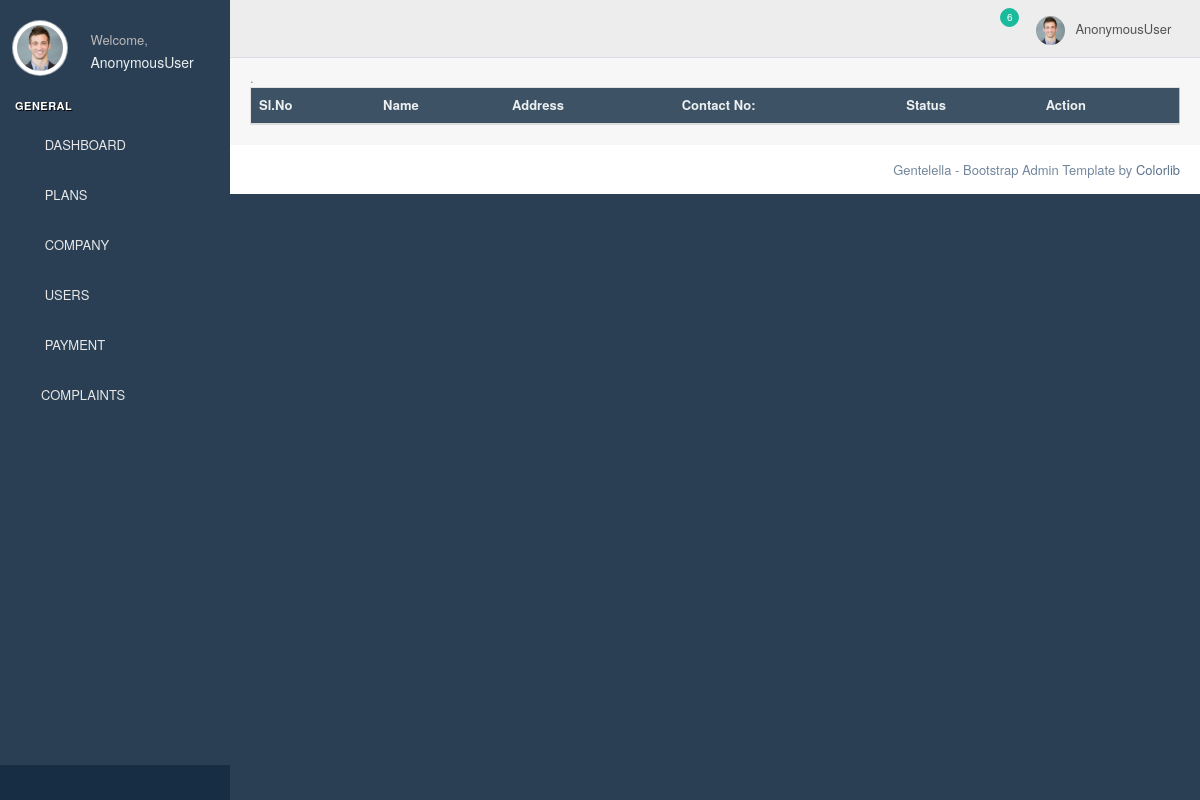
The app's page /view_users, older data.
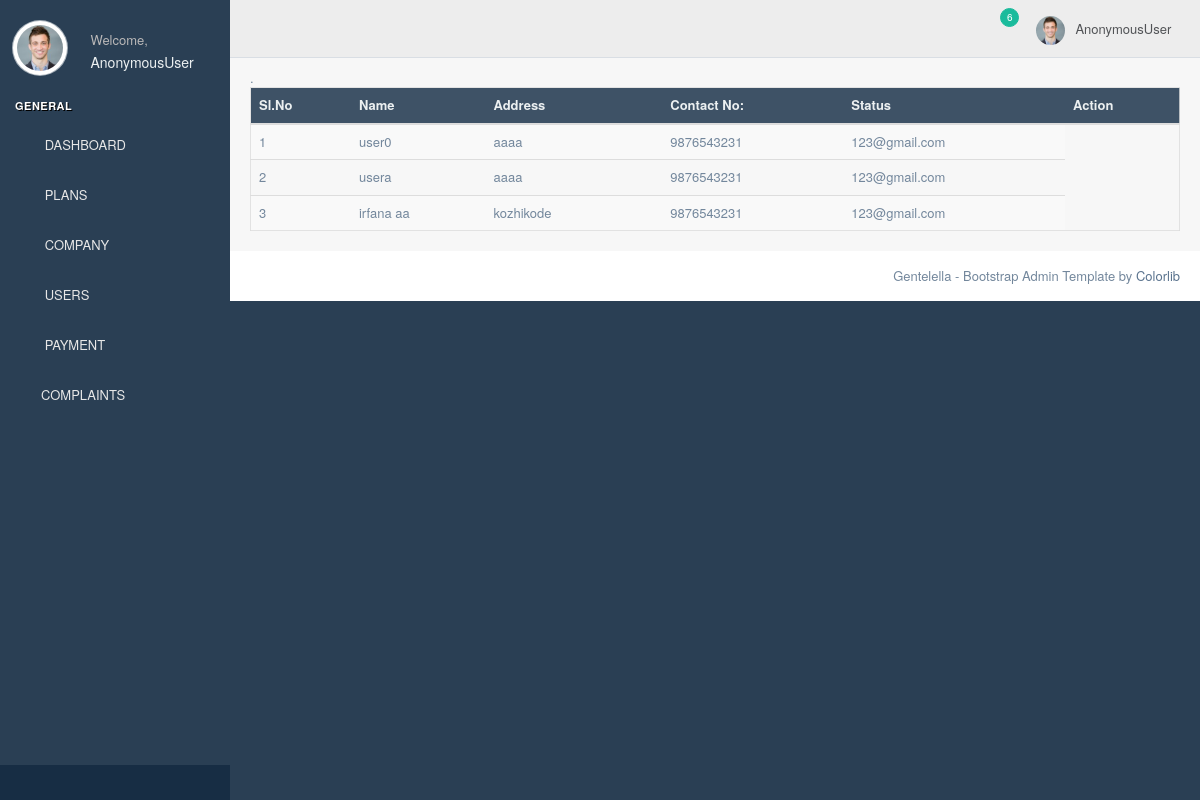
The same page, newer data.
### homeapp/models.py (models this page shows)
class users(models.Model):
    user=models.OneToOneField(Login,on_delete=models.CASCADE,related_name='users')
    name=models.CharField(max_length=100)
    contact_no = models.CharField(max_length=100)
    email = models.EmailField()
    address = models.TextField(max_length=200)
    def __str__(self):
        return self.name

### homeapp/adminviews.py (the view)
# urls.py: path('view_users',adminviews.view_users,name='view_users'),
def view_users(request):
    print("hello")
    n = users.objects.all()
    print(n)
    return render(request,'admintemp/viewusers.html', {'n':n})

### templates/admintemp/viewusers.html (shortened to what this page needs)
{% extends 'admintemp/ahome.html' %}
{% block content %}
.
<div class="table-responsive">
    <table class="table table-striped jambo_table bulk_action">
                        <thead>
                          <tr class="headings">
                            <th class="column-title">Sl.No </th>
                            <th class="column-title">Name </th>
                            <th class="column-title">Address </th>
                            <th class="column-title">Contact No: </th>
                            <th class="column-title">Status </th>
                            <th class="column-title no-link last"><span class="nobr">Action</span>
                            </th>
                          </tr>
                        </thead>
                        <tbody>
                        {% for i in n %}
                          <tr class="even pointer">
                            <td class=" ">{{forloop.counter}}</td>
                            <td class=" ">{{i.name}}</td>
                            <td class=" ">{{i.address}} <i class="success fa fa-long-arrow-up"></i></td>
                            <td class=" ">{{i.contact_no}}</td>
                            <td class=" ">{{i.email}}</td>
                          </tr>
                        {% endfor %}
                        </tbody>
                      </table>
                    </div>
{% endblock %}

### templates/admintemp/ahome.html (shortened to what this page needs)
<!DOCTYPE html>
{% load static %}
<html lang="en">
  <head>
    <link href=" {% static 'vendors/bootstrap/dist/css/bootstrap.min.css' %} " rel="stylesheet">
    <link href=" {% static 'vendors/font-awesome/css/font-awesome.min.css' %} " rel="stylesheet">
    <link href=" {% static 'vendors/nprogress/nprogress.css' %} " rel="stylesheet">
    <link href=" {% static 'vendors/iCheck/skins/flat/green.css' %} " rel="stylesheet">
    <link href=" {% static 'vendors/bootstrap-progressbar/css/bootstrap-progressbar-3.3.4.min.css' %} " rel="stylesheet">
    <link href=" {% static 'vendors/jqvmap/dist/jqvmap.min.css' %} " rel="stylesheet"/>
    <link href=" {% static 'vendors/bootstrap-daterangepicker/daterangepicker.css' %} " rel="stylesheet">
    <link href=" {% static 'build/css/custom.min.css' %} " rel="stylesheet">
  </head>
  <body class="nav-md">
    <div class="container body">
      <div class="main_container">
        <div class="col-md-3 left_col">
          <div class="left_col scroll-view">
            <div class="profile clearfix">
              <div class="profile_pic">
                <img src=" {% static 'dash_static/images/img.jpg' %} " alt="..." class="img-circle profile_img">
              </div>
              <div class="profile_info">
                <span>Welcome,</span>
                <h2>{{request.user}}</h2>
              </div>
            </div>
            <br />
            <div id="sidebar-menu" class="main_menu_side hidden-print main_menu">
              <div class="menu_section">
                <h3>General</h3>
                <ul class="nav side-menu">
                  <li><a><i class="fa fa-home"></i> DASHBOARD <span class="fa fa-chevron-down"></span></a>
                  </li>
                  <li><a><i class="fa fa-edit"></i> PLANS <span class="fa fa-chevron-down"></span></a>
                  </li>
                  <li><a><i class="fa fa-desktop"></i> COMPANY <span class="fa fa-chevron-down"></span></a>
                  </li>
                  <li><a><i class="fa fa-table"></i> USERS <span class="fa fa-chevron-down"></span></a>
                  </li>
                  <li><a><i class="fa fa-bar-chart-o"></i> PAYMENT <span class="fa fa-chevron-down"></span></a>
                  </li>
                  <li><a><i class="fa fa-clone"></i>COMPLAINTS <span class="fa fa-chevron-down"></span></a>
                  </li>
                </ul>
              </div>
            </div>
            <div class="sidebar-footer hidden-small">
              <a data-toggle="tooltip" data-placement="top" title="Settings">
                <span class="glyphicon glyphicon-cog" aria-hidden="true"></span>
              </a>
              <a data-toggle="tooltip" data-placement="top" title="FullScreen">
                <span class="glyphicon glyphicon-fullscreen" aria-hidden="true"></span>
              </a>
              <a data-toggle="tooltip" data-placement="top" title="Lock">
                <span class="glyphicon glyphicon-eye-close" aria-hidden="true"></span>
              </a>
              <a data-toggle="tooltip" data-placement="top" title="Logout" href=" {% url 'logout_view' %} ">
                <span class="glyphicon glyphicon-off" aria-hidden="true"></span>
              </a>
            </div>
          </div>
        </div>
        <div class="top_nav">
          <div class="nav_menu">
            <nav>
              <div class="nav toggle">
                <a id="menu_toggle"><i class="fa fa-bars"></i></a>
              </div>
              <ul class="nav navbar-nav navbar-right">
                <li class="">
                  <a href=" {% static 'javascript:;' %} " class="user-profile dropdown-toggle" data-toggle="dropdown" aria-expanded="false">
                    <img src=" {% static 'dash_static/images/img.jpg' %} " alt="">{{request.user}}
                    <span class=" fa fa-angle-down"></span>
                  </a>
                </li>
                <li role="presentation" class="dropdown">
                  <a href=" {% static 'javascript:;' %} " class="dropdown-toggle info-number" data-toggle="dropdown" aria-expanded="false">
                    <i class="fa fa-envelope-o"></i>
                    <span class="badge bg-green">6</span>
                  </a>
                </li>
              </ul>
            </nav>
          </div>
        </div>
       <div class="right_col" role="main">
         {% block content %}{% endblock %}
       </div>
        <footer>
          <div class="pull-right">
            Gentelella - Bootstrap Admin Template by <a href="https://colorlib.com">Colorlib</a>
          </div>
          <div class="clearfix"></div>
        </footer>
      </div>
    </div>
  </body>
</html>

Row changes from the older to the newer data that the page shows:
added users: name "user0", address "aaaa", contact_no "9876543231", email "123@gmail.com"
added users: name "usera", address "aaaa", contact_no "9876543231", email "123@gmail.com"
added users: name "irfana aa", address "kozhikode", contact_no "9876543231", email "123@gmail.com"
